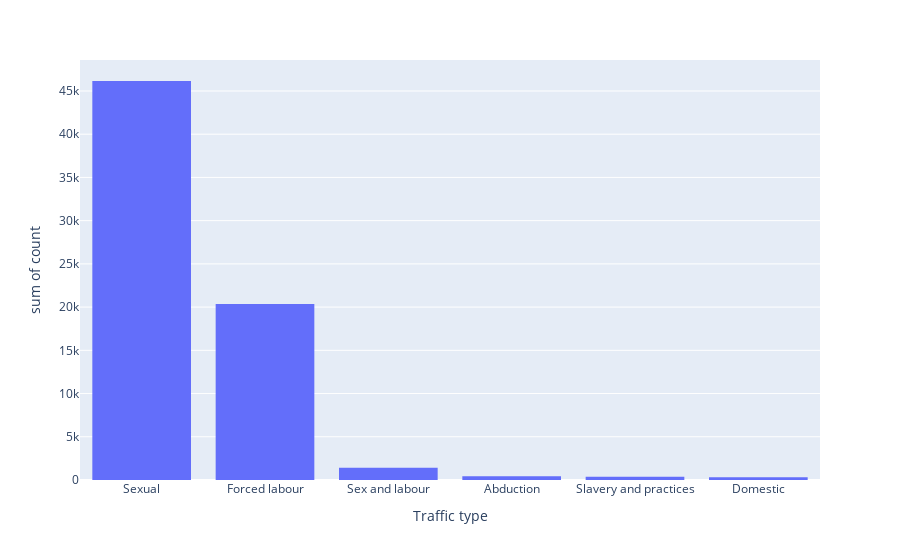

Here is the notebook cell this chart was saved with:
### Code cell
fig = px.histogram(graph, x="Traffic type", y = 'count')
fig.show()

### Figure 1 — Plotly figure (JSON) as saved in the notebook; plotly's stock layout.template omitted (floating-point values rounded to 4 significant figures)
{"data": [{"alignmentgroup": "True", "bingroup": "x", "histfunc": "sum", "hovertemplate": "Traffic type=%{x}<br>sum of count=%{y}<extra></extra>", "legendgroup": "", "marker": {"color": "#636efa", "pattern": {"shape": ""}}, "name": "", "offsetgroup": "", "orientation": "v", "showlegend": false, "type": "histogram", "x": ["Sexual", "Forced labour", "Sex and labour", "Abduction", "Slavery and practices", "Domestic"], "xaxis": "x", "y": [46154, 20357, 1412, 445, 385, 329], "yaxis": "y"}], "layout": {"barmode": "relative", "legend": {"tracegroupgap": 0}, "margin": {"t": 60}, "xaxis": {"anchor": "y", "domain": [0, 1], "title": {"text": "Traffic type"}}, "yaxis": {"anchor": "x", "domain": [0, 1], "title": {"text": "sum of count"}}}}
